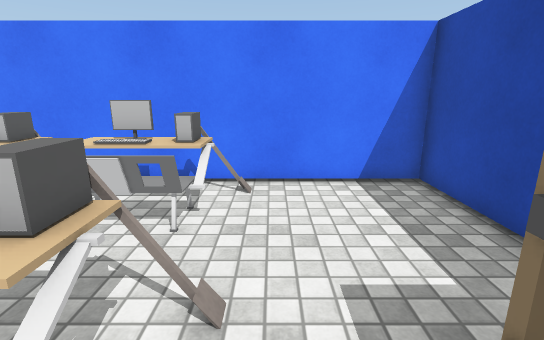
view 1 (above)

14 first-person views from a walk through a 3-D level made in the Unity game engine. The camera is 1.5 m above the floor, tilts 14° down and sees 85° across. The floor is counted in squares, 0.6 m on a side. Each view is taken from the middle of a square. On the plan, view 1 faces up. The plan holds only what a view shows up to about 19 squares ahead; the rest is blank. The player character is not drawn. Some surface patterns are stand-ins.

view 2
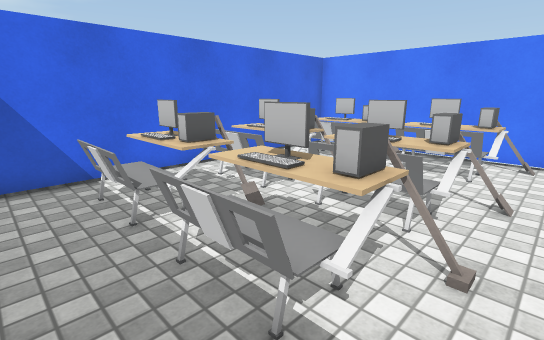

view 3
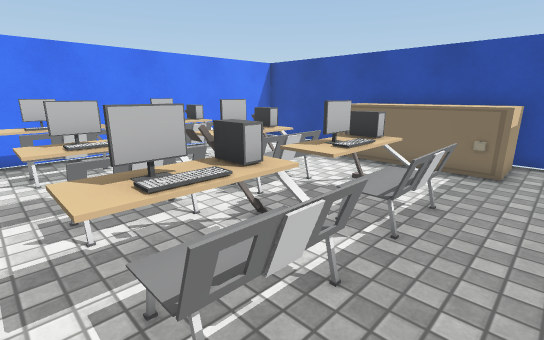

view 4
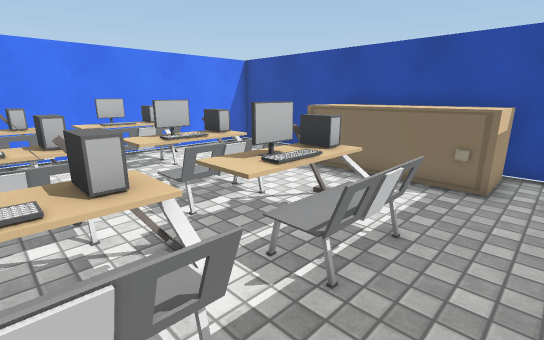

view 5
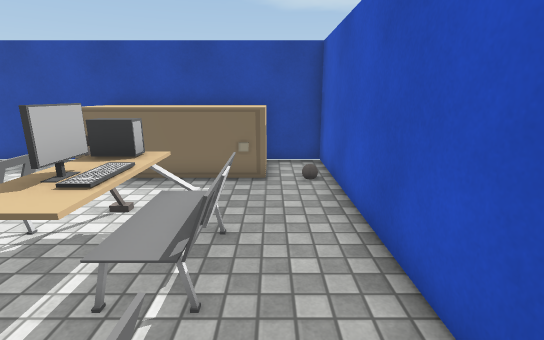

view 6
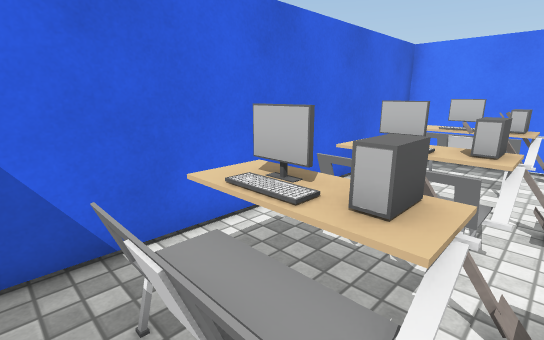

view 7
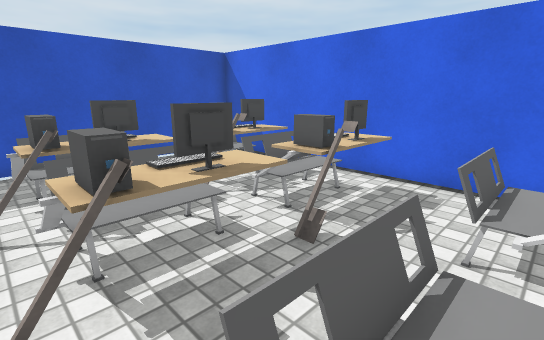

view 8
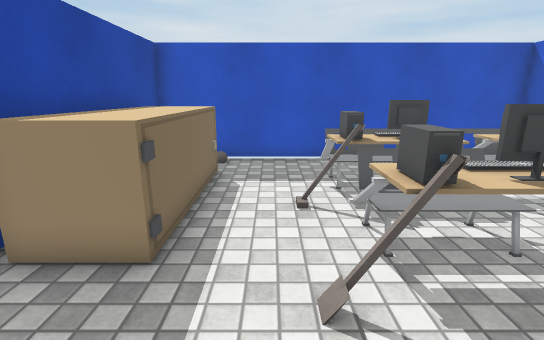

view 9
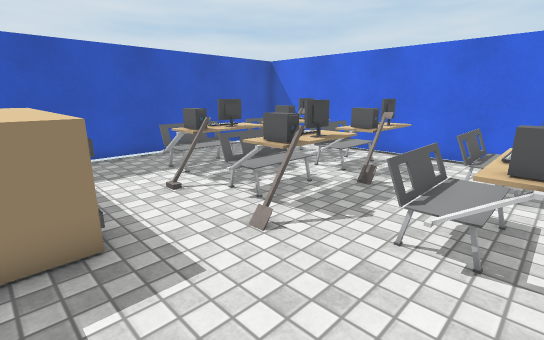

view 10
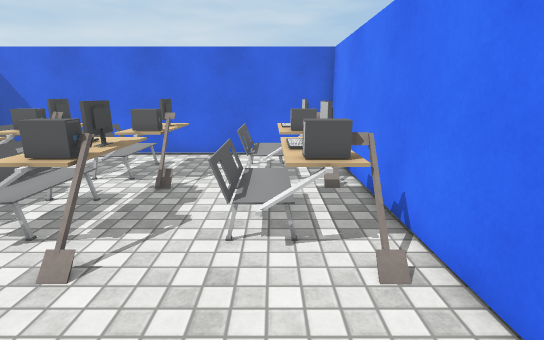

view 11
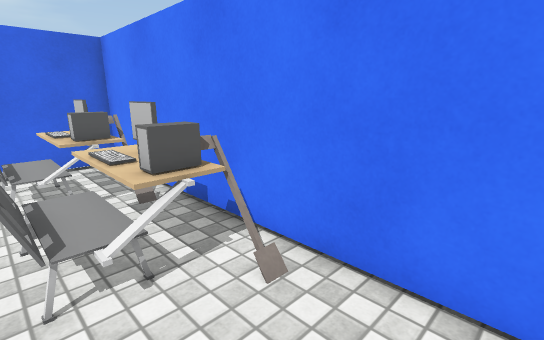

view 12
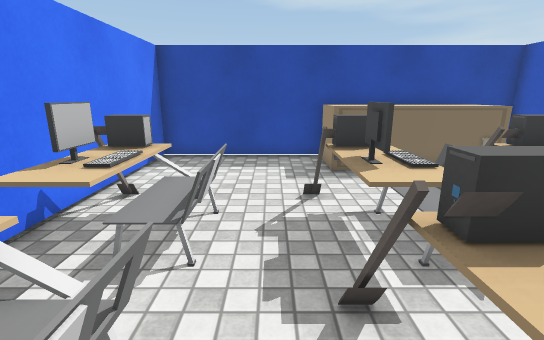

view 13
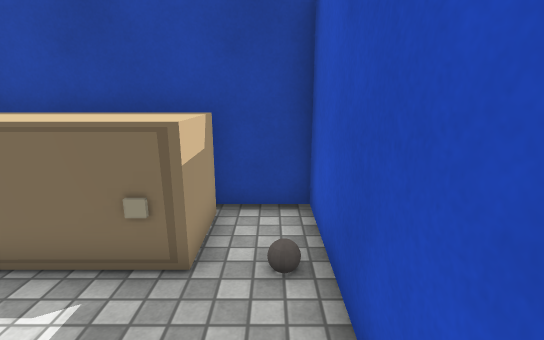

view 14
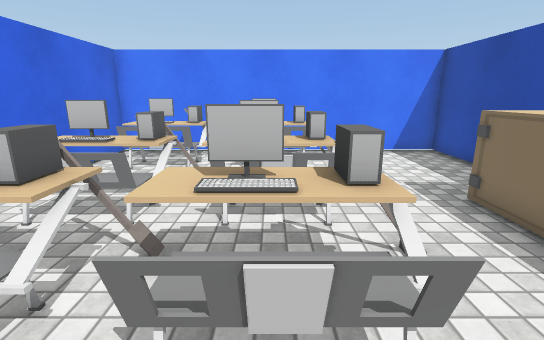

### Floor plan
Key: @ floor where view 1 was taken; # wall or solid block; . main floor; : floor 1 m higher than the main floor; + floor 1.25 m higher than the main floor; = window, fence, low wall or low ledge; v drop or lower ground; C chair; M computer; B ball; O other object.
Columns run from 10 left of view 1 to 5 right of it. Each row starts with its distance up from view 1.
  9 ##############
  8 #.===.=CC= .. #
  7 # MOMCMMM=....##
  6 #.COO.COO.....##
  5 #.CCC.CCC.....##
  4 #.............##
  3 #.CCO=CCO=....##
  2 #.MMMCMMM...OOO#
  1 #.CCC.OOO...OOO#
  0 #.CCv.CCC.@.OOO#
 -1 #=MO+CMMM=..OOO#
 -2 #=C::CCOO...OOO#
 -3 #.CCC.CCC...OOO#
 -4 #...........OOO#
 -5 #...........B.##
 -6 ################

Where each view was taken, in squares from view 1:
view 1: 0 up, 0 right, facing up
view 2: 5 down, 0 right, facing up-left
view 3: 5 down, 9 left, facing up-right
view 4: 5 down, 7 left, facing up-right
view 5: 4 down, 7 left, facing right
view 6: 4 down, 5 left, facing up-left
view 7: 6 up, 1 left, facing down-left
view 8: 6 up, 0 right, facing down
view 9: 7 up, 3 right, facing down-left
view 10: 6 up, 3 right, facing left
view 11: 5 up, 2 right, facing up-left
view 12: 4 up, 8 left, facing right
view 13: 5 down, 2 left, facing right
view 14: 5 down, 3 left, facing up
